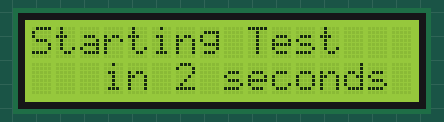
This program was run on a simulated Raspberry Pi Pico running MicroPython. On the bench: 16×2 character LCD. Random numbers come from a fixed seed; what the program prints to the serial console is not drawn.

Above: at 0.1 s.
At 6.2 s:
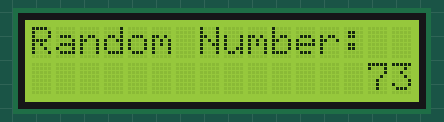
At 10.2 s:
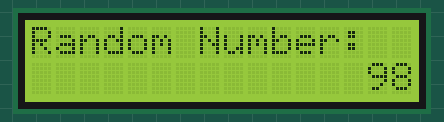
At 18.2 s:
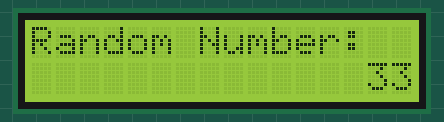
At 26.3 s:
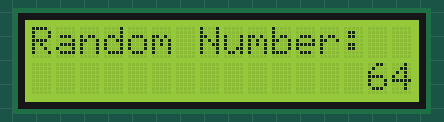
At 38.4 s:
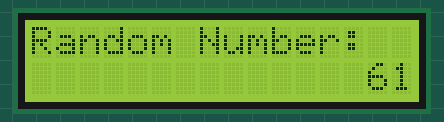

Measured:
- what the display in image 0 shows lasts 2.0 s, from 0.1 s to 2.1 s

The program:

lcdtest3.py
```python
"""
This Raspberry Pi Pico MicroPython code was developed by newbiely.com
This Raspberry Pi Pico code is made available for public use without any restriction
For comprehensive instructions and wiring diagrams, please visit:
https://newbiely.com/tutorials/raspberry-pico/raspberry-pi-pico-lcd-i2c
"""

from machine import I2C, Pin
from DIYables_MicroPython_LCD_I2C import LCD_I2C
import utime, random

# The I2C address of your LCD (Update if different)
I2C_ADDR = 0x27  # Use the address found using the I2C scanner

# Define the number of rows and columns on your LCD
LCD_ROWS = 2
LCD_COLS = 16

# Initialize I2C
i2c = I2C(0, sda=Pin(0), scl=Pin(1), freq=400000)

# Initialize LCD
lcd = LCD_I2C(i2c, I2C_ADDR, LCD_ROWS, LCD_COLS)

# Setup function
lcd.clear()
lcd.backlight_on()

# Main loop function
while True:
    lcd.clear()
    lcd.set_cursor(0, 0) # Move the cursor to column 3, row 0 (first row)
    lcd.print("Starting Test")
    lcd.set_cursor(3,1) # Move the cursor to column 0, row 1 (second row)
    lcd.print("in 2 seconds")
    utime.sleep(2)

    lcd.clear()
    lcd.set_cursor(0, 0) # Move to the beginning of the first row
    lcd.print("Random Number:")
    lcd.set_cursor(14,1)
    lcd.print(str(random.randrange(1,100)))  # Print integer
    lcd.set_cursor(1, 3)  # Move to the beginning of the second row
    utime.sleep(2)
    print("sleeping")
```
